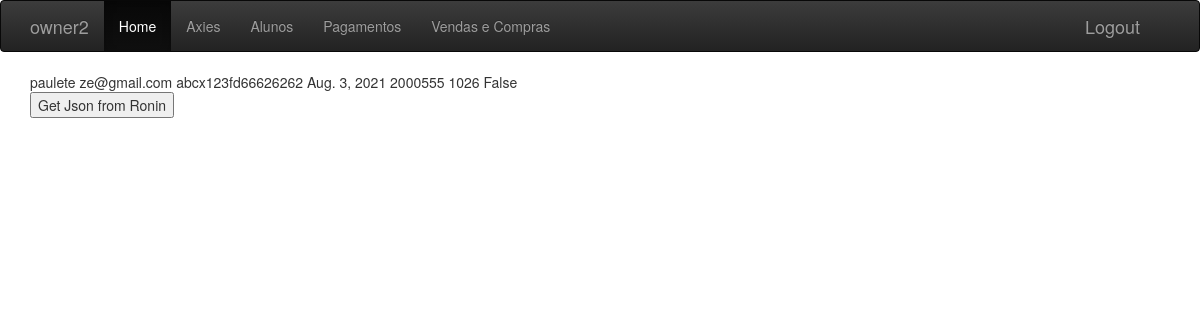
/student/1/ (signed in), run on the app's committed database.
### manager/models.py (models this page shows, shortened)
class Student(models.Model):
    name = models.CharField(max_length=200)
    email = models.EmailField(max_length=100)
    start_date = models.DateField(blank=True, null=True)
    current_slp = models.PositiveIntegerField(default=0)
    total_slp = models.PositiveIntegerField(default=0)
    active = models.BooleanField(default=False)
    observarion = models.TextField(blank=True, null=True)
    ronin_id = models.CharField(max_length=42, null=True, blank=True)
    user = models.ForeignKey(User, related_name="userStudents", on_delete=models.DO_NOTHING)

### manager/views.py (the view)
# urls.py: path('student/<int:pk>/', views.StudentDetailView.as_view(), name="student_detail"),
class StudentDetailView(LoginRequiredMixin, DetailView):
    login_url = "/"
    model = Student

### manager/templates/manager/student_detail.html (shortened to what this page needs)
{% extends "manager/base.html" %}
{% block content %}
    <div>
        {{ student.name }}
        {{ student.email }}
        {{ student.ronin_id }}
        {{ student.start_date }}
        {{ student.current_slp }}
        {{ student.total_slp }}
        {{ student.active }}
        <form action='get_json_from_ronin_id' method='GET'>
            <button type='submit'>Get Json from Ronin</button>
        </form>
    </div>
{% endblock %}

### manager/templates/manager/base.html (shortened to what this page needs)
<!DOCTYPE html>
{% load static %}
<html>
  <head>
    <link rel="stylesheet" href="{% static 'css/bootstrap.css' %}" />
    <link rel="stylesheet" href="{% static 'css/bootstrap-theme.css' %}" />
  </head>
  <body>
    <nav class="navbar navbar-inverse">
      <div class="container">
        <div class="navbar-header">
          <a class="navbar-brand">{{ user.username }}</a>
        </div>
        <div class="navbar-collapse collapse">
          <ul class="nav navbar-nav">
            <li class="active"><a href="#">Home</a></li>
            <li><a href="{% url 'axie_list' %}">Axies</a></li>
            <li><a href="{% url 'student_list' %}">Alunos</a></li>
            <li><a href="{% url 'payment_list' %}">Pagamentos</a></li>
            <li><a href="{% url 'buyandsell_list' %}">Vendas e Compras</a></li>
          </ul>
          <div class="navbar-header" style="float: right">
            <a class="navbar-brand" href="{% url 'user_logout' %}">Logout</a>
          </div>
        </div>
      </div>
    </nav>
    <div class="container theme-showcase" role="main">
      {% block content %}
      {% endblock %}
    </div>
  </body>
</html>

### data on the page
Student: name "paulete", email "ze@gmail.com", ronin_id "abcx123fd66626262", start_date "Aug. 3, 2021", current_slp "2000555", total_slp "1026", active "False"

### other printed values
{{ user.username }} "owner2"
